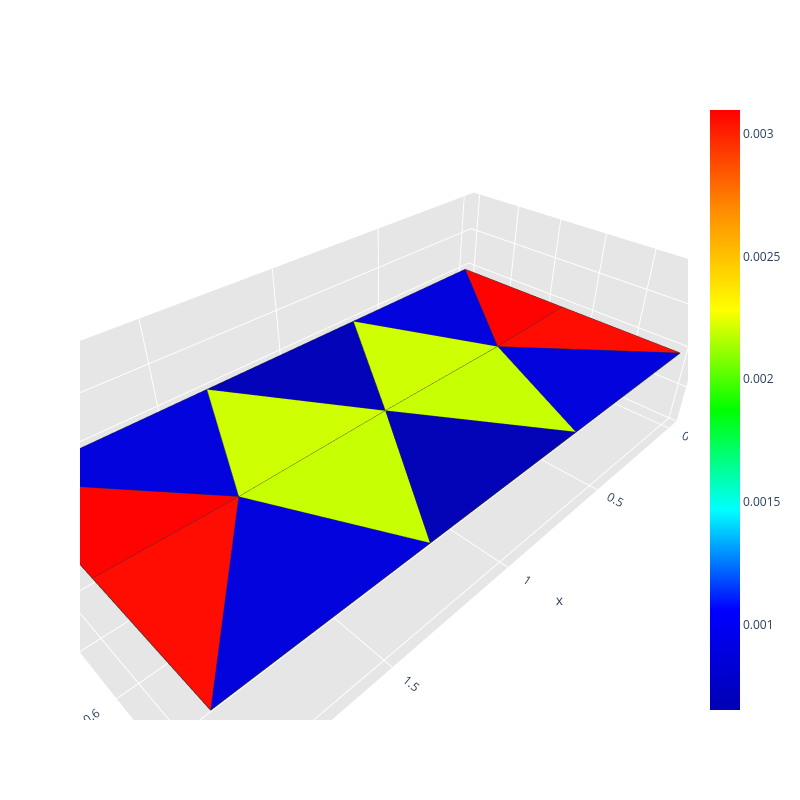
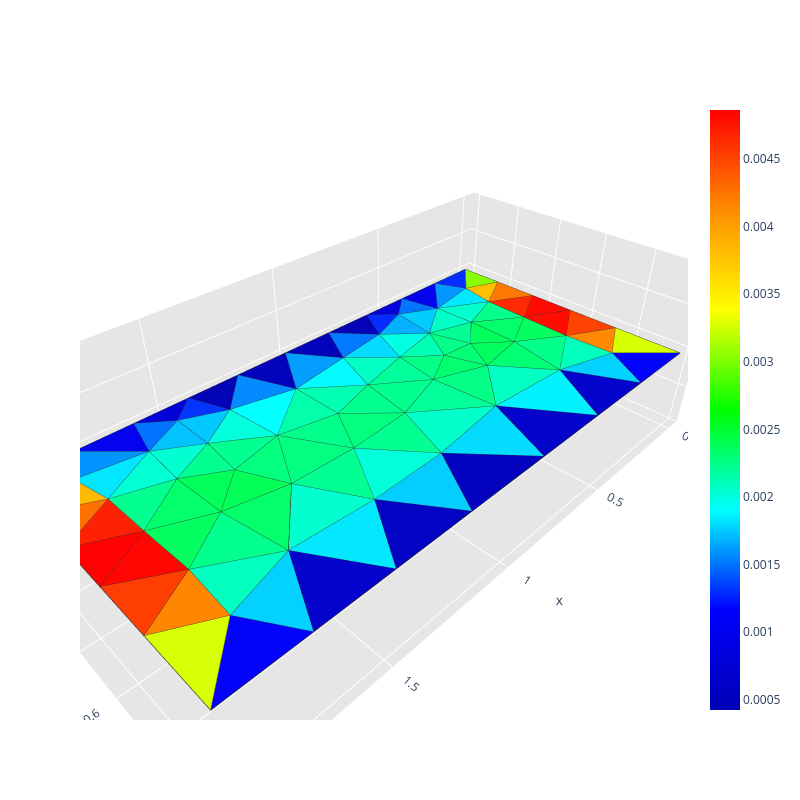
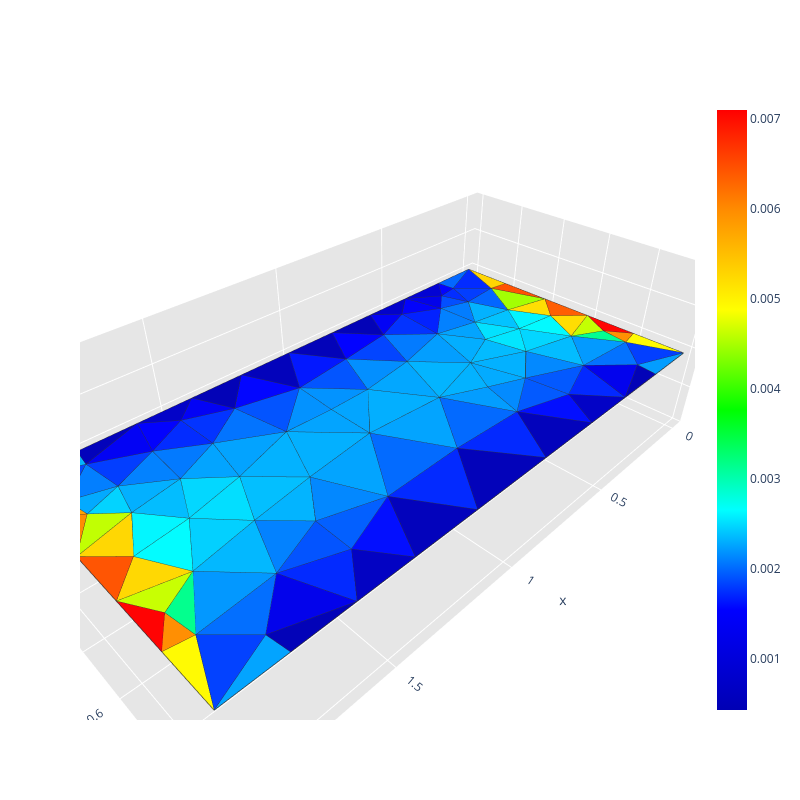
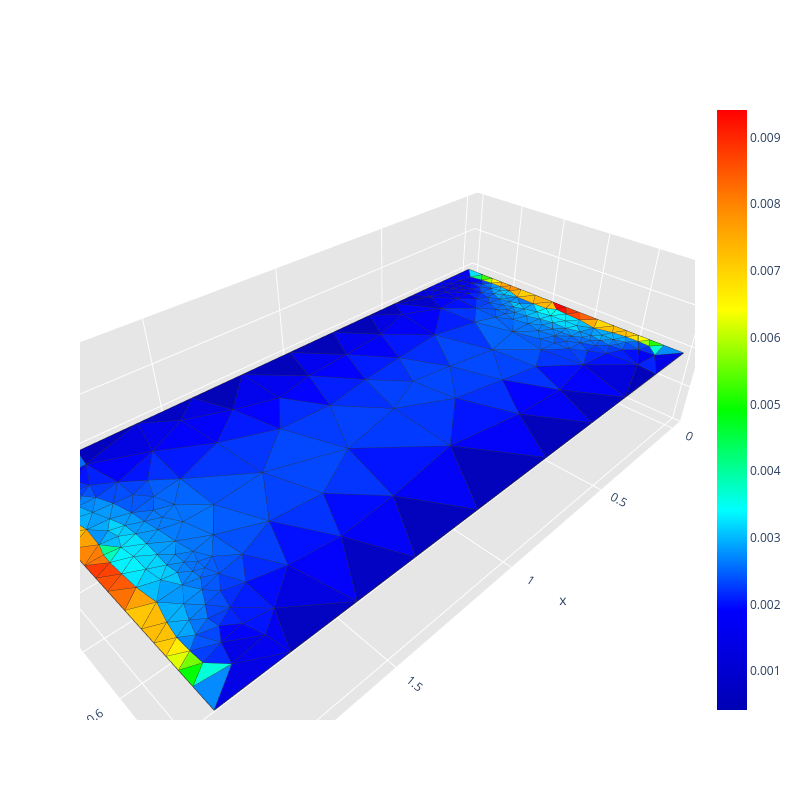

Notebook cell for these charts, in order:
### Code cell
run_scattering_refinement(config, grid_points, radius_vicinity, path, frequency, wave_incident_direction, polarization)

### Figure 1 — Plotly figure (JSON) as saved in the notebook; plotly's stock layout.template omitted (floating-point values rounded to 4 significant figures)
{"data": [{"facecolor": ["rgb(255, 0, 0)", "rgb(255, 0, 0)", "rgb(0, 0, 219)", "rgb(0, 0, 219)", "rgb(255, 9, 0)", "rgb(255, 9, 0)", "rgb(0, 0, 219)", "rgb(0, 0, 219)", "rgb(0, 0, 182)", "rgb(0, 0, 180)", "rgb(203, 255, 0)", "rgb(203, 255, 0)", "rgb(196, 255, 0)", "rgb(196, 255, 0)"], "i": [0, 6, 4, 1, 2, 9, 3, 7, 5, 8, 5, 10, 8, 10], "j": [12, 11, 12, 11, 11, 12, 12, 11, 10, 10, 11, 12, 12, 11], "k": [9, 1, 0, 5, 6, 3, 8, 2, 4, 7, 10, 4, 10, 7], "name": "", "type": "mesh3d", "x": [0.0, 2.0, 2.0, 0.0, 0.6667, 1.333, 2.0, 1.333, 0.6667, 0.0, 1.0, 1.574, 0.4259], "y": [0.0, 0.0, 1.0, 1.0, 0.0, 0.0, 0.5, 1.0, 1.0, 0.5, 0.5062, 0.5099, 0.5099], "z": [0.0, 0.0, 0.0, 0.0, 0.0, 0.0, 0.0, 0.0, 0.0, 0.0, 0.0, 0.0, 0.0]}, {"line": {"color": "rgb(50, 50, 50)", "width": 1.5}, "mode": "lines", "showlegend": false, "type": "scatter3d", "x": [0, 0.4259, 0, 0, null, 2, 1.574, 2, 2, null, 0.6667, 0.4259, 0, 0.6667, null, 2, 1.574, 1.333, 2, null, 2, 1.574, 2, 2, null, 0, 0.4259, 0, 0, null, 0, 0.4259, 0.6667, 0, null, 1.333, 1.574, 2, 1.333, null, 1.333, 1, 0.6667, 1.333, null, 0.6667, 1, 1.333, 0.6667, null, 1.333, 1.574, 1, 1.333, null, 1, 0.4259, 0.6667, 1, null, 0.6667, 0.4259, 1, 0.6667, null, 1, 1.574, 1.333, 1, null], "y": [0, 0.5099, 0.5, 0, null, 0.5, 0.5099, 0, 0.5, null, 0, 0.5099, 0, 0, null, 0, 0.5099, 0, 0, null, 1, 0.5099, 0.5, 1, null, 0.5, 0.5099, 1, 0.5, null, 1, 0.5099, 1, 1, null, 1, 0.5099, 1, 1, null, 0, 0.5062, 0, 0, null, 1, 0.5062, 1, 1, null, 0, 0.5099, 0.5062, 0, null, 0.5062, 0.5099, 0, 0.5062, null, 1, 0.5099, 0.5062, 1, null, 0.5062, 0.5099, 1, 0.5062, null], "z": [0, 0, 0, 0, null, 0, 0, 0, 0, null, 0, 0, 0, 0, null, 0, 0, 0, 0, null, 0, 0, 0, 0, null, 0, 0, 0, 0, null, 0, 0, 0, 0, null, 0, 0, 0, 0, null, 0, 0, 0, 0, null, 0, 0, 0, 0, null, 0, 0, 0, 0, null, 0, 0, 0, 0, null, 0, 0, 0, 0, null, 0, 0, 0, 0, null]}, {"hoverinfo": "none", "marker": {"color": [0.0006508, 0.003098], "colorscale": [[0, "rgb(0, 0, 180)"], [0.1667, "rgb(0, 0, 255)"], [0.3333, "rgb(0, 255, 255)"], [0.5, "rgb(0, 255, 0)"], [0.6667, "rgb(255, 255, 0)"], [0.8333, "rgb(255, 140, 0)"], [1, "rgb(255, 0, 0)"]], "showscale": true, "size": 0.1}, "mode": "markers", "showlegend": false, "type": "scatter3d", "x": [0.0], "y": [0.0], "z": [0.0]}], "layout": {"height": 800, "legend": {"bgcolor": "rgba(255,255,255,0.7)", "bordercolor": "lightgray", "borderwidth": 1, "x": 0.2, "xanchor": "left", "y": 0.9, "yanchor": "top"}, "scene": {"aspectratio": {"x": 1, "y": 0.5, "z": 0.3}, "camera": {"eye": {"x": 0.65, "y": 0.65, "z": 0.65}}, "xaxis": {"backgroundcolor": "rgb(230, 230, 230)", "gridcolor": "rgb(255, 255, 255)", "showbackground": true, "zerolinecolor": "rgb(255, 255, 255)"}, "yaxis": {"backgroundcolor": "rgb(230, 230, 230)", "gridcolor": "rgb(255, 255, 255)", "showbackground": true, "zerolinecolor": "rgb(255, 255, 255)"}, "zaxis": {"backgroundcolor": "rgb(230, 230, 230)", "gridcolor": "rgb(255, 255, 255)", "showbackground": true, "zerolinecolor": "rgb(255, 255, 255)"}}, "title": {"text": ""}, "width": 800}}

### Figure 2 — Plotly figure (JSON) as saved in the notebook; plotly's stock layout.template omitted (floating-point values rounded to 4 significant figures; data arrays with more than 128 entries replaced by an {"elided": "..."} marker saying what was removed)
{"data": [{"facecolor": ["rgb(0, 155, 255)", "rgb(0, 255, 138)", "rgb(0, 255, 137)", "rgb(0, 255, 103)", "rgb(0, 255, 150)", "rgb(0, 248, 255)", "rgb(0, 217, 255)", "rgb(0, 255, 91)", "rgb(0, 255, 187)", "rgb(0, 0, 214)", "rgb(0, 255, 188)", "rgb(0, 0, 215)", "rgb(0, 118, 255)", "rgb(0, 201, 255)", "rgb(0, 0, 235)", "rgb(0, 0, 234)", "rgb(0, 255, 204)", "rgb(0, 255, 190)", "rgb(0, 0, 186)", "rgb(0, 255, 104)", "rgb(0, 253, 255)", "rgb(0, 229, 255)", "rgb(0, 237, 255)", "rgb(0, 0, 181)", "rgb(0, 0, 180)", "rgb(0, 255, 197)", "rgb(0, 216, 255)", "rgb(0, 0, 201)", "rgb(0, 0, 202)", "rgb(0, 255, 175)", "rgb(0, 255, 104)", "rgb(0, 255, 93)", "rgb(0, 255, 112)", "rgb(0, 255, 126)", "rgb(0, 175, 255)", "rgb(0, 0, 201)", "rgb(0, 0, 192)", "rgb(0, 255, 199)", "rgb(0, 230, 255)", "rgb(0, 255, 137)", "rgb(0, 148, 255)", "rgb(0, 146, 255)", "rgb(0, 255, 203)", "rgb(0, 136, 255)", "rgb(0, 255, 144)", "rgb(0, 206, 255)", "rgb(0, 255, 168)", "rgb(0, 255, 224)", "rgb(0, 206, 255)", "rgb(0, 0, 188)", "rgb(0, 227, 255)", "rgb(255, 64, 0)", "rgb(255, 59, 0)", "rgb(255, 110, 0)", "rgb(0, 0, 183)", "rgb(0, 255, 152)", "rgb(0, 255, 130)", "rgb(255, 0, 0)", "rgb(0, 255, 141)", "rgb(255, 30, 0)", "rgb(255, 3, 0)", "rgb(213, 255, 0)", "rgb(210, 255, 0)", "rgb(0, 255, 122)", "rgb(0, 255, 94)", "rgb(255, 9, 0)", "rgb(0, 255, 216)", "rgb(0, 255, 87)", "rgb(255, 8, 0)", "rgb(255, 117, 0)", "rgb(0, 255, 209)", "rgb(0, 255, 214)", "rgb(0, 255, 193)", "rgb(0, 255, 123)", "rgb(0, 203, 255)", "rgb(0, 255, 84)", "rgb(0, 0, 248)", "rgb(0, 0, 248)", "rgb(0, 43, 255)", "rgb(255, 38, 0)", "rgb(0, 45, 255)", "rgb(0, 255, 138)", "rgb(135, 255, 0)", "rgb(0, 255, 108)", "rgb(0, 255, 130)", "rgb(139, 255, 0)", "rgb(0, 192, 255)", "rgb(0, 255, 136)", "rgb(0, 255, 206)", "rgb(0, 255, 143)", "rgb(255, 131, 0)", "rgb(255, 134, 0)", "rgb(0, 255, 132)", "rgb(0, 255, 144)", "rgb(0, 255, 117)", "rgb(0, 255, 92)", "rgb(0, 113, 255)", "rgb(0, 114, 255)", "rgb(0, 255, 178)", "rgb(0, 196, 255)", "rgb(0, 255, 139)", "rgb(0, 255, 142)", "rgb(255, 184, 0)", "rgb(0, 50, 255)", "rgb(0, 43, 255)", "rgb(0, 255, 140)", "rgb(255, 188, 0)"], "i": [14, 45, 37, 56, 53, 33, 33, 8, 43, 17, 36, 12, 33, 5, 6, 17, 34, 43, 15, 46, 38, 34, 27, 16, 13, 6, 35, 24, 28, 48, 51, 37, 43, 47, 39, 27, 25, 35, 50, 8, 6, 18, 8, 38, 34, 45, 49, 40, 28, 26, 7, 30, 22, 20, 14, 41, 44, 21, 9, 51, 36, 2, 29, 49, 36, 30, 38, 52, 31, 32, 7, 42, 33, 47, 25, 46, 3, 23, 10, 50, 1, 61, 0, 44, 53, 19, 7, 47, 9, 58, 22, 37, 54, 54, 63, 56, 7, 11, 40, 4, 41, 42, 55, 4, 12, 9, 32], "j": [48, 52, 56, 57, 67, 48, 40, 63, 59, 4, 60, 5, 39, 54, 10, 18, 46, 44, 48, 52, 49, 45, 43, 38, 39, 54, 42, 45, 43, 61, 52, 57, 56, 49, 54, 35, 34, 67, 65, 57, 65, 66, 50, 48, 47, 60, 61, 54, 59, 42, 66, 37, 36, 55, 33, 53, 53, 51, 55, 55, 51, 60, 59, 62, 52, 57, 58, 62, 57, 50, 55, 47, 41, 67, 42, 62, 59, 60, 65, 57, 66, 67, 65, 64, 64, 66, 58, 61, 58, 62, 60, 59, 64, 63, 64, 63, 4, 5, 64, 58, 67, 67, 66, 38, 39, 62, 65], "k": [33, 36, 43, 8, 35, 41, 39, 56, 37, 16, 45, 11, 13, 6, 11, 7, 45, 35, 14, 45, 48, 24, 35, 15, 12, 8, 26, 23, 27, 41, 9, 56, 44, 46, 5, 26, 24, 42, 6, 50, 10, 7, 6, 15, 46, 23, 48, 39, 43, 25, 55, 29, 21, 19, 13, 40, 35, 20, 51, 20, 21, 22, 3, 46, 51, 37, 49, 9, 30, 31, 9, 34, 40, 61, 34, 52, 28, 2, 0, 31, 18, 41, 32, 53, 40, 1, 4, 49, 7, 49, 36, 29, 63, 8, 44, 44, 17, 6, 54, 38, 53, 47, 19, 16, 5, 58, 50], "name": "", "type": "mesh3d", "x": [0.0, 2.0, 2.0, 0.0, 1.498, 0.5032, 0.3593, 1.643, 0.3517, 1.653, 0.1983, 0.3966, 0.5948, 0.7931, 0.9999, 1.207, 1.405, 1.603, 1.802, 2.0, 2.0, 2.0, 2.0, 1.724, 1.457, 1.166, 0.8337, 0.5427, 0.2762, 0.0, 0.0, 0.0, 0.0, 0.8764, 1.318, 0.7293, 1.819, 0.1831, 1.347, 0.6684, 0.7307, 0.9355, 1.037, 0.4009, 0.5548, 1.605, 1.437, 1.204, 1.121, 1.325, 0.1698, 1.827, 1.644, 0.7554, 0.529, 1.832, 0.3555, 0.1761, 1.498, 0.1719, 1.83, 1.117, 1.514, 0.4787, 0.6099, 0.1414, 1.86, 0.9645], "y": [0.0, 0.0, 1.0, 1.0, 0.08289, 0.08299, 0.1582, 0.1579, 0.3249, 0.3246, 0.0, 0.0, 0.0, 0.0, 0.0, 0.0, 0.0, 0.0, 0.0, 0.1792, 0.3584, 0.5376, 0.7394, 1.0, 1.0, 1.0, 1.0, 1.0, 1.0, 0.7392, 0.5367, 0.3577, 0.1788, 0.1718, 0.7812, 0.739, 0.6409, 0.6417, 0.1505, 0.1428, 0.3105, 0.3595, 0.7762, 0.7607, 0.565, 0.7641, 0.5703, 0.576, 0.2071, 0.3659, 0.2654, 0.4441, 0.5258, 0.4923, 0.2693, 0.2649, 0.5314, 0.4438, 0.2485, 0.8285, 0.8291, 0.4105, 0.4079, 0.4262, 0.414, 0.1227, 0.1216, 0.5591], "z": [0.0, 0.0, 0.0, 0.0, 0.0, 0.0, 0.0, 0.0, 0.0, 0.0, 0.0, 0.0, 0.0, 0.0, 0.0, 0.0, 0.0, 0.0, 0.0, 0.0, 0.0, 0.0, 0.0, 0.0, 0.0, 0.0, 0.0, 0.0, 0.0, 0.0, 0.0, 0.0, 0.0, 0.0, 0.0, 0.0, 0.0, 0.0, 0.0, 0.0, 0.0, 0.0, 0.0, 0.0, 0.0, 0.0, 0.0, 0.0, 0.0, 0.0, 0.0, 0.0, 0.0, 0.0, 0.0, 0.0, 0.0, 0.0, 0.0, 0.0, 0.0, 0.0, 0.0, 0.0, 0.0, 0.0, 0.0, 0.0]}, {"line": {"color": "rgb(50, 50, 50)", "width": 1.5}, "mode": "lines", "showlegend": false, "type": "scatter3d", "x": {"elided": "535 float values"}, "y": {"elided": "535 float values"}, "z": {"elided": "535 int values"}}, {"hoverinfo": "none", "marker": {"color": [0.0004253, 0.004862], "colorscale": [[0, "rgb(0, 0, 180)"], [0.1667, "rgb(0, 0, 255)"], [0.3333, "rgb(0, 255, 255)"], [0.5, "rgb(0, 255, 0)"], [0.6667, "rgb(255, 255, 0)"], [0.8333, "rgb(255, 140, 0)"], [1, "rgb(255, 0, 0)"]], "showscale": true, "size": 0.1}, "mode": "markers", "showlegend": false, "type": "scatter3d", "x": [0.0], "y": [0.0], "z": [0.0]}], "layout": {"height": 800, "legend": {"bgcolor": "rgba(255,255,255,0.7)", "bordercolor": "lightgray", "borderwidth": 1, "x": 0.2, "xanchor": "left", "y": 0.9, "yanchor": "top"}, "scene": {"aspectratio": {"x": 1, "y": 0.5, "z": 0.3}, "camera": {"eye": {"x": 0.65, "y": 0.65, "z": 0.65}}, "xaxis": {"backgroundcolor": "rgb(230, 230, 230)", "gridcolor": "rgb(255, 255, 255)", "showbackground": true, "zerolinecolor": "rgb(255, 255, 255)"}, "yaxis": {"backgroundcolor": "rgb(230, 230, 230)", "gridcolor": "rgb(255, 255, 255)", "showbackground": true, "zerolinecolor": "rgb(255, 255, 255)"}, "zaxis": {"backgroundcolor": "rgb(230, 230, 230)", "gridcolor": "rgb(255, 255, 255)", "showbackground": true, "zerolinecolor": "rgb(255, 255, 255)"}}, "title": {"text": ""}, "width": 800}}

### Figure 3 — Plotly figure (JSON) as saved in the notebook; plotly's stock layout.template omitted (floating-point values rounded to 4 significant figures; data arrays with more than 128 entries replaced by an {"elided": "..."} marker saying what was removed)
{"data": [{"facecolor": {"elided": "139 str values"}, "i": {"elided": "139 int values"}, "j": {"elided": "139 int values"}, "k": {"elided": "139 int values"}, "name": "", "type": "mesh3d", "x": [0.0, 2.0, 2.0, 0.0, 1.498, 0.1035, 0.5032, 1.899, 0.07837, 0.1895, 0.1895, 0.07837, 1.811, 1.811, 1.922, 1.922, 0.3593, 1.643, 0.1819, 0.1819, 0.3517, 1.653, 1.821, 1.821, 0.1983, 0.3966, 0.5948, 0.7931, 0.9999, 1.207, 1.405, 1.603, 1.802, 2.0, 2.0, 2.0, 2.0, 1.801, 1.601, 1.401, 1.157, 0.8427, 0.5985, 0.3989, 0.1994, 0.0, 0.0, 0.0, 0.0, 0.8839, 1.29, 0.7155, 1.34, 0.6684, 0.7432, 0.9637, 0.9932, 1.681, 1.607, 0.3264, 0.391, 1.118, 1.302, 0.8303, 0.5918, 1.126, 1.389, 1.529, 0.5359, 0.5207, 1.494, 1.495, 1.126, 1.496, 0.5152, 0.2731, 1.725, 0.4265, 1.908, 1.938, 0.06265, 0.2757, 0.6697, 1.794, 0.2393], "y": [0.0, 0.0, 1.0, 1.0, 0.08289, 0.5, 0.08299, 0.5, 0.1863, 0.9248, 0.07522, 0.8137, 0.925, 0.07501, 0.8139, 0.1861, 0.1582, 0.1579, 0.647, 0.353, 0.3249, 0.3246, 0.3528, 0.6472, 0.0, 0.0, 0.0, 0.0, 0.0, 0.0, 0.0, 0.0, 0.0, 0.2, 0.4, 0.6, 0.8, 1.0, 1.0, 1.0, 1.0, 1.0, 1.0, 1.0, 1.0, 0.8, 0.6, 0.4, 0.2, 0.1763, 0.7918, 0.7992, 0.1482, 0.1471, 0.3404, 0.3702, 0.7868, 0.7971, 0.6094, 0.7938, 0.5942, 0.2031, 0.3628, 0.5702, 0.504, 0.5486, 0.5776, 0.4353, 0.6994, 0.2845, 0.7252, 0.2518, 0.3716, 0.8669, 0.8594, 0.4765, 0.4801, 0.4372, 0.2736, 0.7102, 0.7101, 0.08742, 0.6427, 0.2286, 0.1976], "z": [0.0, 0.0, 0.0, 0.0, 0.0, 0.0, 0.0, 0.0, 0.0, 0.0, 0.0, 0.0, 0.0, 0.0, 0.0, 0.0, 0.0, 0.0, 0.0, 0.0, 0.0, 0.0, 0.0, 0.0, 0.0, 0.0, 0.0, 0.0, 0.0, 0.0, 0.0, 0.0, 0.0, 0.0, 0.0, 0.0, 0.0, 0.0, 0.0, 0.0, 0.0, 0.0, 0.0, 0.0, 0.0, 0.0, 0.0, 0.0, 0.0, 0.0, 0.0, 0.0, 0.0, 0.0, 0.0, 0.0, 0.0, 0.0, 0.0, 0.0, 0.0, 0.0, 0.0, 0.0, 0.0, 0.0, 0.0, 0.0, 0.0, 0.0, 0.0, 0.0, 0.0, 0.0, 0.0, 0.0, 0.0, 0.0, 0.0, 0.0, 0.0, 0.0, 0.0, 0.0, 0.0]}, {"line": {"color": "rgb(50, 50, 50)", "width": 1.5}, "mode": "lines", "showlegend": false, "type": "scatter3d", "x": {"elided": "695 float values"}, "y": {"elided": "695 float values"}, "z": {"elided": "695 int values"}}, {"hoverinfo": "none", "marker": {"color": [0.0004296, 0.007094], "colorscale": [[0, "rgb(0, 0, 180)"], [0.1667, "rgb(0, 0, 255)"], [0.3333, "rgb(0, 255, 255)"], [0.5, "rgb(0, 255, 0)"], [0.6667, "rgb(255, 255, 0)"], [0.8333, "rgb(255, 140, 0)"], [1, "rgb(255, 0, 0)"]], "showscale": true, "size": 0.1}, "mode": "markers", "showlegend": false, "type": "scatter3d", "x": [0.0], "y": [0.0], "z": [0.0]}], "layout": {"height": 800, "legend": {"bgcolor": "rgba(255,255,255,0.7)", "bordercolor": "lightgray", "borderwidth": 1, "x": 0.2, "xanchor": "left", "y": 0.9, "yanchor": "top"}, "scene": {"aspectratio": {"x": 1, "y": 0.5, "z": 0.3}, "camera": {"eye": {"x": 0.65, "y": 0.65, "z": 0.65}}, "xaxis": {"backgroundcolor": "rgb(230, 230, 230)", "gridcolor": "rgb(255, 255, 255)", "showbackground": true, "zerolinecolor": "rgb(255, 255, 255)"}, "yaxis": {"backgroundcolor": "rgb(230, 230, 230)", "gridcolor": "rgb(255, 255, 255)", "showbackground": true, "zerolinecolor": "rgb(255, 255, 255)"}, "zaxis": {"backgroundcolor": "rgb(230, 230, 230)", "gridcolor": "rgb(255, 255, 255)", "showbackground": true, "zerolinecolor": "rgb(255, 255, 255)"}}, "title": {"text": ""}, "width": 800}}

### Figure 4 — Plotly figure (JSON) as saved in the notebook; plotly's stock layout.template omitted (floating-point values rounded to 4 significant figures; data arrays with more than 128 entries replaced by an {"elided": "..."} marker saying what was removed)
{"data": [{"facecolor": {"elided": "472 str values"}, "i": {"elided": "472 int values"}, "j": {"elided": "472 int values"}, "k": {"elided": "472 int values"}, "name": "", "type": "mesh3d", "x": {"elided": "265 float values"}, "y": {"elided": "265 float values"}, "z": {"elided": "265 float values"}}, {"line": {"color": "rgb(50, 50, 50)", "width": 1.5}, "mode": "lines", "showlegend": false, "type": "scatter3d", "x": {"elided": "2360 float values"}, "y": {"elided": "2360 float values"}, "z": {"elided": "2360 int values"}}, {"hoverinfo": "none", "marker": {"color": [0.0004182, 0.009412], "colorscale": [[0, "rgb(0, 0, 180)"], [0.1667, "rgb(0, 0, 255)"], [0.3333, "rgb(0, 255, 255)"], [0.5, "rgb(0, 255, 0)"], [0.6667, "rgb(255, 255, 0)"], [0.8333, "rgb(255, 140, 0)"], [1, "rgb(255, 0, 0)"]], "showscale": true, "size": 0.1}, "mode": "markers", "showlegend": false, "type": "scatter3d", "x": [0.0], "y": [0.0], "z": [0.0]}], "layout": {"height": 800, "legend": {"bgcolor": "rgba(255,255,255,0.7)", "bordercolor": "lightgray", "borderwidth": 1, "x": 0.2, "xanchor": "left", "y": 0.9, "yanchor": "top"}, "scene": {"aspectratio": {"x": 1, "y": 0.5, "z": 0.3}, "camera": {"eye": {"x": 0.65, "y": 0.65, "z": 0.65}}, "xaxis": {"backgroundcolor": "rgb(230, 230, 230)", "gridcolor": "rgb(255, 255, 255)", "showbackground": true, "zerolinecolor": "rgb(255, 255, 255)"}, "yaxis": {"backgroundcolor": "rgb(230, 230, 230)", "gridcolor": "rgb(255, 255, 255)", "showbackground": true, "zerolinecolor": "rgb(255, 255, 255)"}, "zaxis": {"backgroundcolor": "rgb(230, 230, 230)", "gridcolor": "rgb(255, 255, 255)", "showbackground": true, "zerolinecolor": "rgb(255, 255, 255)"}}, "title": {"text": ""}, "width": 800}}
